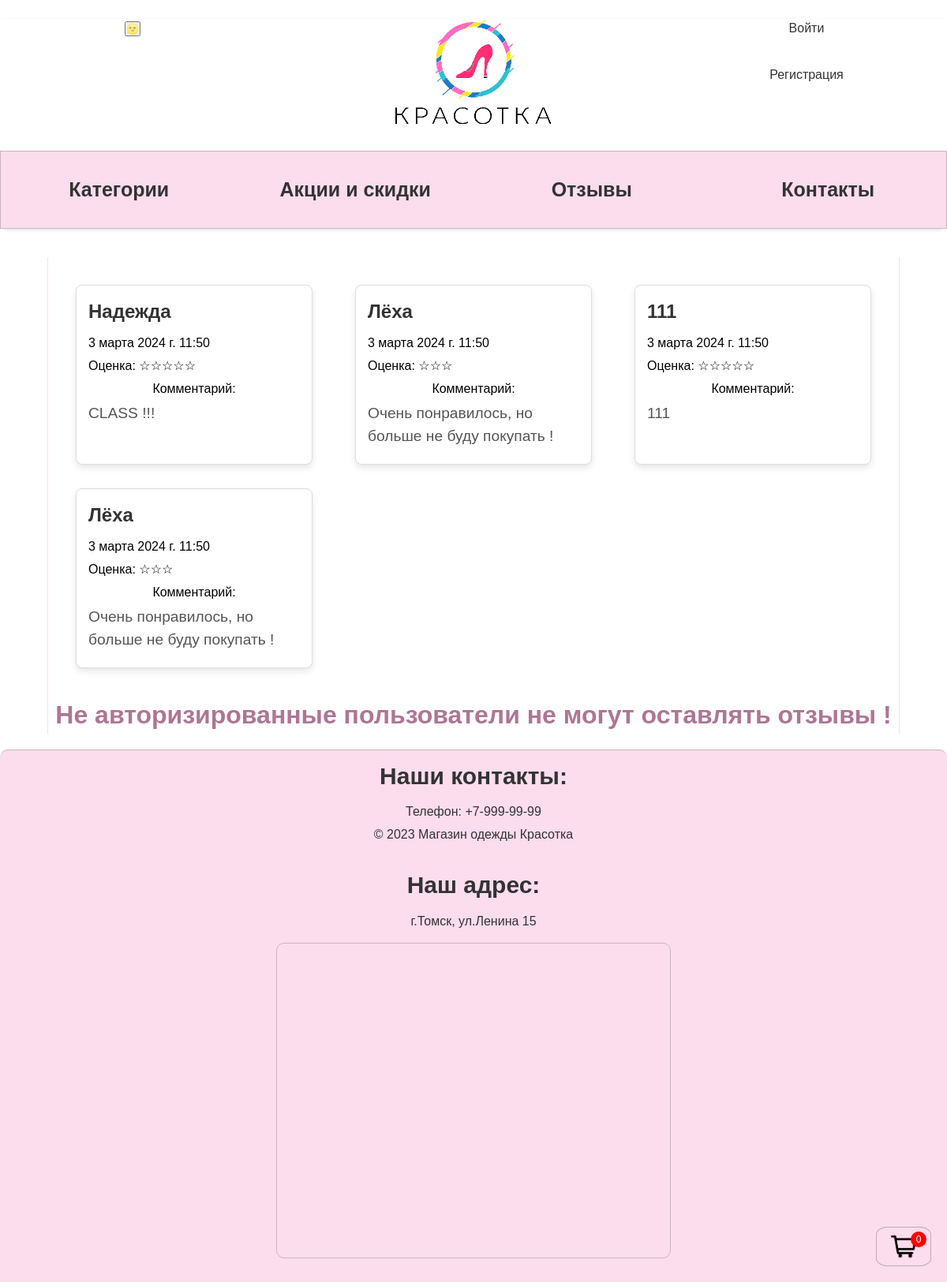
The page /reviews/ on the database as committed earlier.
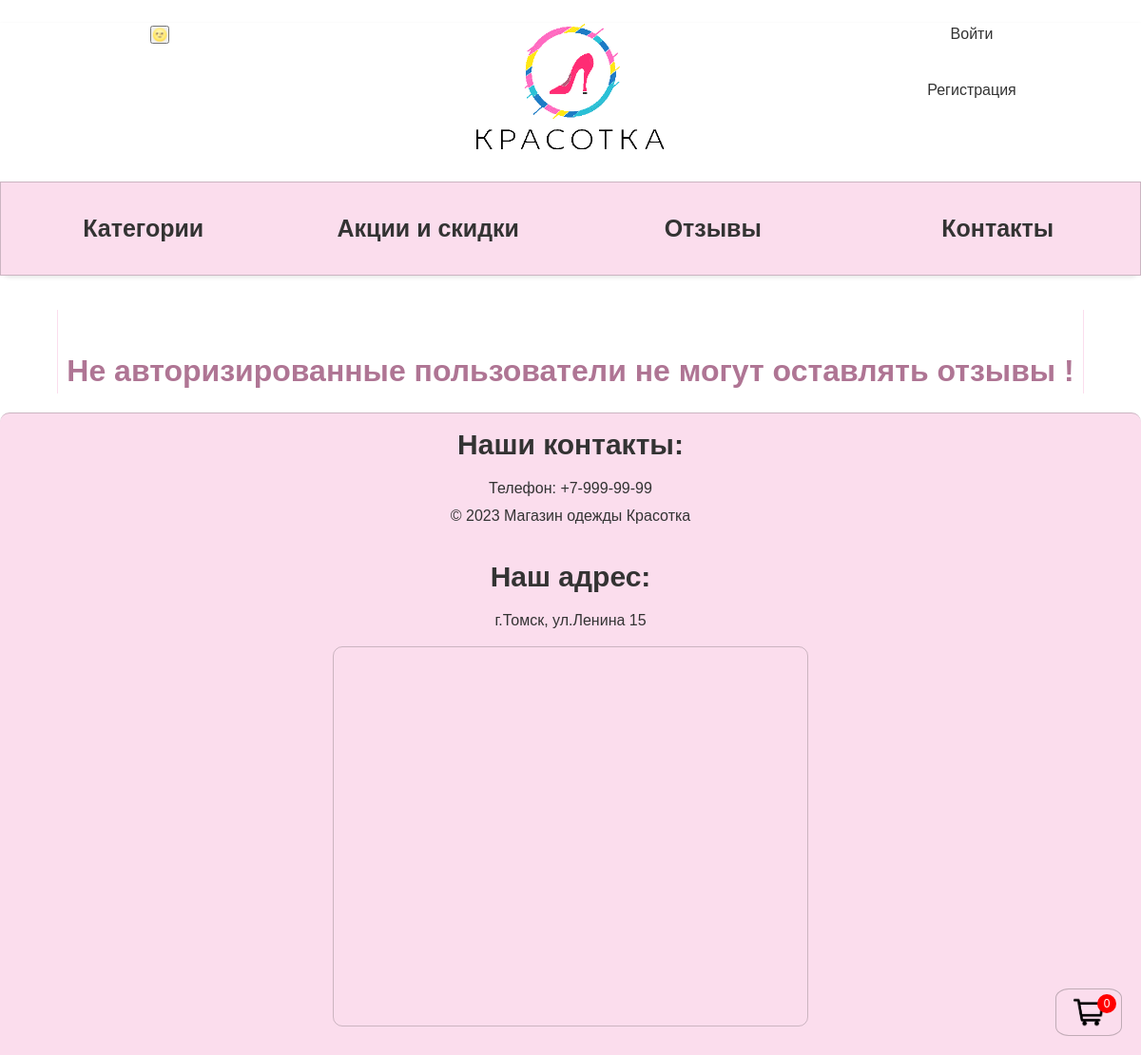
The same page on the database as committed later.
### mainApp/models.py (models this page shows)
class Reviews(models.Model):
    name = models.CharField(max_length=255, verbose_name='Имя')
    email = models.CharField(max_length=255, verbose_name='Email')
    rating = models.CharField(max_length=255, verbose_name='Рейтинг')
    comment = models.TextField(max_length=255, verbose_name='Комментарий')
    created_at = models.DateTimeField(auto_now_add=True, verbose_name='Создано', blank=True, null=True)
    class Meta:
        verbose_name = 'Отзыв'
        verbose_name_plural = 'Отзывы'

### mainApp/views.py (the view, shortened to what this page needs)
# urls.py: path('reviews/', ReviewsListView.as_view(), name='reviews'),
class ReviewsListView(ListView):
    model = Reviews
    template_name = 'reviews.html'
    context_object_name = 'reviews'
    paginate_by = 4
    def get_context_data(self, **kwargs):
        context = super().get_context_data(**kwargs)
        context['form'] = AddReview()
        carts = get_cart_user(self.request)
        context['carts'] = carts
        return context
    def get_queryset(self):
        return Reviews.objects.order_by('?')[:6]  # ДОБАВИТЬ В БД ID_USER

### mainApp/forms.py
class AddReview(forms.ModelForm):
    class Meta:
        CHOICES = (('☆', '1'), ('☆☆', '2'), ('☆☆☆', '3'), ('☆☆☆☆', '4'), ('☆☆☆☆☆', '5'))
        model = Reviews
        fields = ['name', 'email', 'rating', 'comment']
        widgets = {
            'rating': forms.Select(choices=CHOICES),
            'comment': forms.Textarea(attrs={'cols': 60, 'rows': 10})
        }
        labels = {
            'name': 'Имя',
            'email': 'Email',
            'rating': 'Рейтинг',
            'comment': 'Комментарий'
        }

### cart/models.py (called while the page is built)
    def total_quantity(self):
        if self:
            return sum(cart.quantity for cart in self)
        return 0

### cart/utils.py (called while the page is built)
def get_cart_user(request):
    if request.user.is_authenticated:
        return Cart.objects.filter(user=request.user)
    if not request.session.session_key:
        request.session.create()
    return Cart.objects.filter(session_key=request.session.session_key)

### mainApp/templates/reviews.html (shortened to what this page needs)
{% extends "base.html" %}
{% load static %}
{% block content %}
<div class="reviews">
  {% for r in reviews %}
    <div class="review">
        <h2 class="review-name">{{ r.name }}</h2>
        <p class="review-data">{{ r.created_at }}</p>
        <p class="review-raiting">Оценка: {{ r.rating }}</p>
        <p style="text-align: center;">Комментарий:</p>
        <p class="review-comment">{{ r.comment }}</p>
    </div>
  {% endfor %}
</div>
    {% if user.is_authenticated %}
    {% if not user.is_staff %}
        <div class="form-container">
            <h1>Оставить отзыв</h1>
            <form action="" method="POST">
        {% csrf_token %}
        {{ form.as_p}}
                <button type="submit" class="btn btn-primary">Отправить</button>
            </form>
            {% else %}
            <h1 style="text-align:center; color: rgb(175 117 148)">Персонал не может оставлять отзывы !</h1>
            {% endif %}
    {% else %}
        <h1 style="text-align:center; color: rgb(175 117 148)">Не авторизированные пользователи не могут оставлять отзывы !</h1>
    {% endif %}
{% endblock %}

Rows that differ between the two databases and show on the page:
removed Reviews: name "Надежда", created_at "3 марта 2024 г. 11:50", rating "☆☆☆☆☆", comment "CLASS !!!"
removed Reviews: name "Лёха", created_at "3 марта 2024 г. 11:50", rating "☆☆☆", comment "Очень понравилось, но больше не буду покупать !"
removed Reviews: name "111", created_at "3 марта 2024 г. 11:50", rating "☆☆☆☆☆", comment "111"
removed Reviews: name "Лёха", created_at "3 марта 2024 г. 11:50", rating "☆☆☆", comment "Очень понравилось, но больше не буду покупать !"
